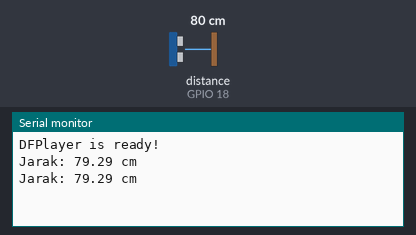
Bench run of a sketch on a simulated ESP32. Shown: the last lines printed to the serial monitor. Wiring (inferred from the names in the program): ultrasonic range finder: trigger GPIO 5; echo GPIO 18. Inputs (shaded band) come from the test bench; at power-on: distance to the obstacle (sensor on GPIO 18) 80 cm. The echo pulse lasts 58.3 µs per cm; the audio player accepts every command and is not drawn.

Above: at 1.7 s.
1.8 s: distance to the obstacle (sensor on GPIO 18) set to 2 cm
At 3.4 s:
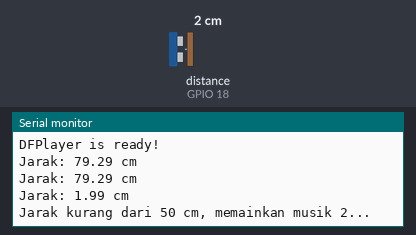
4.0 s: distance to the obstacle (sensor on GPIO 18) set to 60 cm
At 5.1 s:
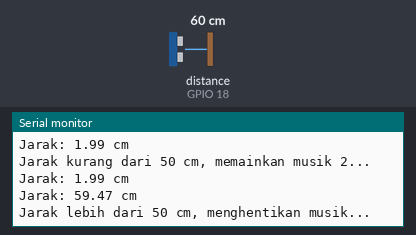
Timing chart, 0 to 7.0 s (numbered marks = the images above; inputs shaded):
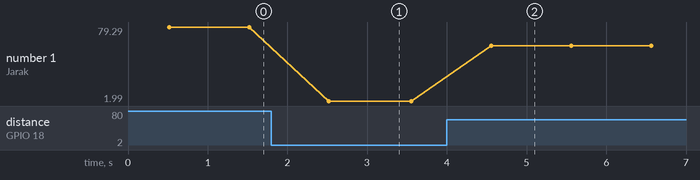

The sketch:

speaker_jarak.ino
```cpp
#include <DFRobotDFPlayerMini.h>

// Pin untuk sensor ultrasonik
#define TRIG_PIN 5  // Pin Trig ke GPIO5 ESP32
#define ECHO_PIN 18 // Pin Echo ke GPIO18 ESP32

// Setup komunikasi serial dengan DFPlayer
HardwareSerial mySerial(1);  // Menggunakan UART1 (atau UART2, jika diperlukan)
DFRobotDFPlayerMini myDFPlayer;

// Variabel untuk status musik dan DFPlayer
bool isPlaying = false;
bool isDFPlayerReady = false;

void setup() {
  // Serial untuk debugging
  Serial.begin(115200);

  // Konfigurasi pin ultrasonik
  pinMode(TRIG_PIN, OUTPUT);
  pinMode(ECHO_PIN, INPUT);

  // Serial untuk DFPlayer
  mySerial.begin(9600, SERIAL_8N1, 16, 17);  // RX=16, TX=17 untuk DFPlayer

  // Inisialisasi DFPlayer
  initializeDFPlayer();
}

void loop() {
  // Jika DFPlayer tidak siap, coba sambungkan kembali
  if (!isDFPlayerReady) {
    Serial.println("DFPlayer not ready, retrying...");
    initializeDFPlayer();
    delay(1000); // Tunggu sebelum mencoba lagi
    return;      // Jangan melanjutkan loop jika DFPlayer belum siap
  }

  // Mengirimkan sinyal trigger
  digitalWrite(TRIG_PIN, LOW);
  delayMicroseconds(2);
  digitalWrite(TRIG_PIN, HIGH);
  delayMicroseconds(10);
  digitalWrite(TRIG_PIN, LOW);

  // Menerima durasi pantulan sinyal ultrasonik
  long duration = pulseIn(ECHO_PIN, HIGH);

  // Menghitung jarak (dalam cm)
  float distance = (duration * 0.034) / 2;

  // Menampilkan jarak ke Serial Monitor
  Serial.print("Jarak: ");
  Serial.print(distance);
  Serial.println(" cm");

  // Logika kontrol musik berdasarkan jarak
  if (distance < 50.0 && !isPlaying) {
    Serial.println("Jarak kurang dari 50 cm, memainkan musik 2...");
    myDFPlayer.play(2);  // Mainkan musik 2
    isPlaying = true;
  } else if (distance >= 50.0 && isPlaying) {
    Serial.println("Jarak lebih dari 50 cm, menghentikan musik...");
    myDFPlayer.stop();  // Hentikan musik
    isPlaying = false;
  }

  delay(1000); // Delay 1 detik sebelum pembacaan berikutnya
}

// Fungsi untuk menginisialisasi DFPlayer
void initializeDFPlayer() {
  if (myDFPlayer.begin(mySerial)) {
    Serial.println("DFPlayer is ready!");
    isDFPlayerReady = true; // Tandai DFPlayer sebagai siap
    myDFPlayer.volume(30);
  } else {
    Serial.println("Failed to detect DFPlayer. Will retry...");
    isDFPlayerReady = false; // Tandai DFPlayer sebagai tidak siap
  }
}
```

Measured:
- after the input at 1.8 s, the serial monitor: prints a new line after 0.72 s (image 1)
- after the input at 4.0 s, the serial monitor: prints a new line after 0.56 s (image 2)
- plotted number 1: 79.29 → 1.99 after the input at 1.8 s, 1.99 → 59.47 after the input at 4.0 s
